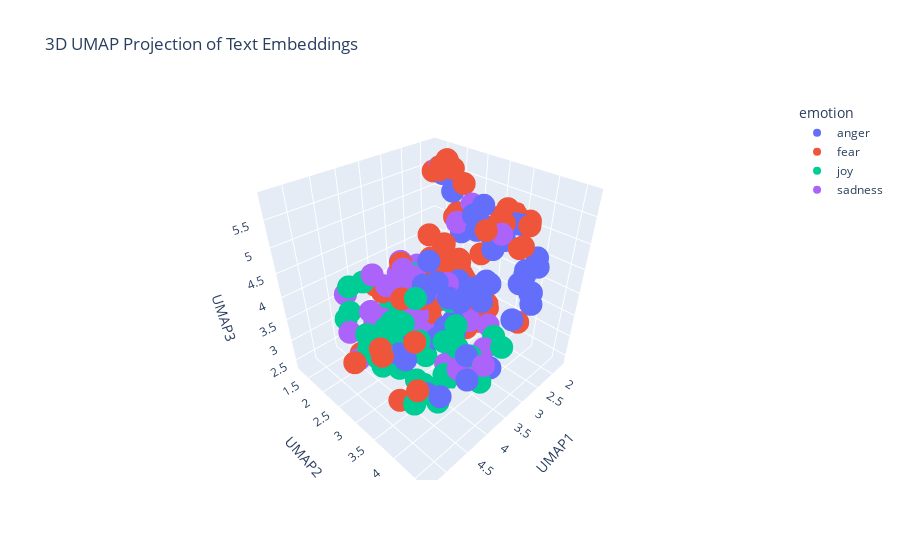

The notebook cell this image was saved under:
### Markdown cell above
---
##### <a id='toc1_5_8_1_1_'></a>[**>>> Exercise 4 (Take home):**](#toc0_)

Apply UMAP to the same embeddings to reduce the dimensionality to 3D vectors and plot the 3D graph, discuss the differences and similarities with the 2D graph.

### Code cell
# Answer here
"""
Differences:
Dimensional Reduction: 3D preserves more structure from the original high-dimensional embedding space because it retains an extra axis while the 2D
plot compresses all variability into two axes, which can cause overlapping clusters that are actually separable in higher dimensions
Cluster Separation: In 3D, some some emotion clusters that looked merged in 2D may appear more distinct because they have separation along the third axis,
while in 2D subtle variations in intensity or subclusters often become less visible
Interpretability: 2D is easier to visually interpret quickly because it's flat and more compact, while in 3D it is more expressive but harder to read,
such as requiring rotation to see all relationships, and distances can be misleading depending on the viewing angle
Visual Complexity: 2D is cleaner and better for static presentation while 3D is more interactive and allows users to explore hidden geometric patterns

Similarities:
Overall Cluster Structure: Major emotion groups still form recognizable clusters in both graphs and the global layout remains  broadly consistent
Relative Relationships: Emotions that are similar in meaning still lie near each other in both plots, and points with similar intensity values stay
in roughly the same neighborhoods
Same Underlying Embeddings: Both visualizations come from the same embedding vectors and same UMAP algorithm and the only difference is the
dimensionality of the projection

So 2D UMAP is simpler, easier to read, and good for representations, but may hide cluster separations, while 3D UMAP reveals more structure and
separation but is visually more complex and relies on interaction to interpret well. Overall, despite differences, both preserve the same high-level
cluster structure and semantic relationships between emotions.
"""
# Concatenate the training and test data
combined_df = pd.concat([train_df_new, test_df_new], ignore_index=True)

# Prepare the embeddings for UMAP
# Convert the list of embeddings into a 3D numpy array
X_embeddings = np.array(combined_df['embeddings_values'].tolist())

# Apply UMAP for dimensionality reduction
reducer = umap.UMAP(n_components=3, metric='cosine', random_state=28) 
embedding_3d = reducer.fit_transform(X_embeddings)

# Create a DataFrame for plotting
df_plot = pd.DataFrame(embedding_3d, columns=['UMAP1', 'UMAP2', 'UMAP3'])
df_plot['emotion'] = combined_df['emotion']
df_plot['intensity'] = combined_df['intensity']
df_plot['text'] = combined_df['text']


# Visualize the embeddings with Plotly
fig = px.scatter_3d(
    df_plot,
    x='UMAP1',
    y='UMAP2',
    z='UMAP3',
    color='emotion',  # Color points by the 'emotion' column
    hover_data=['text', 'intensity'],  # Show text and intensity on hover
    title='3D UMAP Projection of Text Embeddings'
)

fig.show()

### Figure 1 — Plotly figure (JSON) as saved in the notebook; plotly's stock layout.template omitted (floating-point values rounded to 4 significant figures)
{"data": [{"customdata": [["@JustPyroNow are you gonna do any kind of community raids when wrath of the machine drops?", 0.375], ["Bitches aggravate like what inspires you to be the biggest cunt known to man kind?", 0.854], ["Guy across from me in a really ugly suit cannot stop expressing his displeasure", 0.5], ["Do not despise the Lord ’s #discipline, do not #resent his rebuke, because the #Lord disciplines those he loves... #Proverbs 3:11-12", 0.5], ["you know cyran still hasn't done makeup based on jeongguk's tiddy like i suggested and i'm #offended", 0.479], ["I get so angry at people that don't know that you don't have a stop sign on Francis and you do at Foster #road ", 0.792], ["I get embarrassed at the slightest things and then I'll fret about it all day I hate it", 0.438], ["I wonder what American city will be next to protest about police shootings. Who's next? Smh. #whenwillitstop #angry #howmanymoretimes", 0.708], ["What the fuck am I supposed to do with no lunch, no dinner, no money and I'm off to work  #hangry #day5", 0.729], ["When you break a record in #madden I wish it didn't say the same shit after every rush like you just broke the record. #shutupphilsimms", 0.812], ["straight people are canoodling on the quad and I'm ", 0.417], ["If someone keeps #laughing at you, don't #fret  . At least u r giving #happiness .'\\n#quotes #quotestoliveby", 0.229], ["@Sophiejulia @CalebAtChipotle @calebpressleyxo relentless pipe thirst #sheltered", 0.438], ["Since the 'update' my @iPhone loses power nearly 40% faster. ", 0.438], ["@BIGGKATZ BUT arms (focused rage) is overpowered, it will be getting nerfed. It'll still be stronger than fury though", 0.468], ["the 1975 are playing antichrist why won't @sundarakarma play hustle it's an outrage", 0.417], ["@LouisFil just curious as to what you mean. No rush, no animosity, no disdain.", 0.458], ["Now that I have my ex's number now its time to prank him. #revenge #prank #whatprankIshoulddo seriously what prank I should I do", 0.5], ["@arppaul @chetanlfc @mannkakhiladi @dey_spandan @umeroffcial  Comparing Akshay Sir with this zandu balm is an insult to Akshay Sir.", 0.5], ["@JasonMillerinDC @realDonaldTrump Prudence suggests that a 8+% bump over 2-3 weeks should be viewed with SKEPTICISM. Media/HRC axis ", 0.5], ["@Trump_Videos she looks completely #rabid @realDonaldTrump", 0.5], ["@RoyEnglish roy as fiery", 0.5], ["Gotta wonder why Caller Max listens to the show in the first place if you so incense him @MSignorile", 0.375], ["@sippycoups if it hurts too much to eat, i read somewhere that marshmallows are good bc they are soft and don't irritate", 0.375], ["Follow up. Follow through. Be . #success", 0.125], ["Cheap pout my brodcast", 0.232], ["follow my girl tiff she only got 3 followers💖💘💖💘💘 @00tiffanyr", 0.188], ["Grateful for all the hungry people in my life! Hungry to learn, change, grow, help, etc - not sure anybody has it better! #relentless", 0.167], ["when you find out the initiative isn't even a thing 😧 ", 0.312], ["If I spend more than £10 in shimmy on £1 drinks I'll be raging, but we all know it's gonna happen", 0.5], ["@JustinRow10 dude the new madden 17? Haha", 0.231], ["This all resent #India #Pakistan problem is save #NawazSharif\\n@ImranKhanPTI\\n@PTIofficial", 0.312], ["Follow me on Snapchat 👻 Carlabtst15 #snapchat ", 0.188], ["Once again the only thing on my feed is naay raging about something and my brother filling in all the gaps", 0.75], ["@warFarePower dip it in boiling water", 0.396], ["Ever put your fist through your laptops screen? If so its time for a new one lmao #rage #anger #hp", 0.646], ["@BonesARP 'That is a disappointment.'\\n\\nHe fakes a pout, then starts to chuckle.", 0.438], ["Unbelievable takes 10 minutes to get through to @BarclaysUK then there's a fault and the call hangs up  #treatcustomersfairly", 0.604], ["@pbhushan1 @IndianExpress so in your opinion is this the worst delhi govt? #acrid  #hypocrisy", 0.526], ["[ @HedgehogDylan ] *she would frown a bit, folding her arms* 'why is it that every time I'm in need of assistance someone expects a lil **", 0.5], ["Just watched Django Unchained, Other people may frown, but I titter in delight! 2/5", 0.229], ["Sometimes I get mad over something so minuscule I try to ruin somebodies life not like lose your job like get you into federal prison #anger", 0.646], ["@TrussElise Obama must be fuming.. lol", 0.5], ["I think @Sam_Canaday &amp; @KYLEJDOWSON must actually have to be working like me &amp; @dowson_brady because I havent got any snap chat videos today", 0.25], ["You're so thirsty for the chance to disagree w/ the left, that you don't even realize when something is an affront to your bigoted platform.", 0.5], ["Sorry guys I have absolutely no idea what time i'll be on cam tomorrow but will keep you posted. #fuming", 0.417], ["Eat my ass' is no longer an insult", 0.438], ["@reluctantnicko Don't ask, you don't get. Apologies if I've offended you. All due respect Alan, I think you've been fed duff info.", 0.427]], "hovertemplate": "emotion=anger<br>UMAP1=%{x}<br>UMAP2=%{y}<br>UMAP3=%{z}<br>text=%{customdata[0]}<br>intensity=%{customdata[1]}<extra></extra>", "legendgroup": "anger", "marker": {"color": "#636efa", "symbol": "circle"}, "mode": "markers", "name": "anger", "scene": "scene", "showlegend": true, "type": "scatter3d", "x": [3.634, 1.995, 1.913, 4.422, 2.676, 2.359, 1.948, 2.381, 2.08, 2.503, 3.529, 3.234, 4.097, 2.067, 3.252, 2.133, 3.813, 2.432, 2.575, 2.992, 2.083, 4.081, 2.484, 3.449, 4.842, 3.821, 4.647, 4.746, 2.545, 2.253, 3.808, 2.713, 4.337, 2.901, 3.551, 2.413, 3.312, 2.051, 2.422, 3.677, 4.251, 2.304, 2.899, 4.122, 2.166, 3.443, 1.948, 3.492], "y": [3.721, 4.081, 3.011, 3.737, 3.571, 3.972, 2.023, 4.075, 3.888, 2.705, 2.361, 3.381, 3.83, 2.066, 3.854, 3.023, 3.05, 4.305, 3.111, 3.449, 3.723, 3.366, 3.656, 3.233, 3.568, 4.556, 4.265, 3.605, 2.72, 2.858, 3.62, 3.136, 4.525, 4.261, 3.552, 4.238, 3.294, 1.789, 3.11, 3.234, 2.357, 4.204, 3.652, 4.309, 3.64, 3.01, 4.013, 2.858], "z": [4.332, 4.422, 4.307, 2.811, 4.147, 4.191, 3.156, 4.525, 4.206, 4.797, 2.747, 2.471, 3.84, 5.259, 4.21, 4.769, 4.424, 3.955, 5.268, 5.286, 5.15, 4.545, 4.981, 3.412, 3.895, 3.573, 3.335, 3.732, 3.749, 3.496, 4.451, 5.355, 3.661, 3.853, 3.537, 4.149, 3.509, 5.526, 5.426, 3.278, 2.631, 4.088, 4.356, 3.873, 5.172, 4.279, 4.565, 4.667]}, {"customdata": [["@Theresa_Talbot @fleurrbie Haha...sorry about the dreadful puns... I need to get out more....I've been cooped up lately...", 0.562], ["@AlanAlanconway Same it's good but not great.Don't Breathe is the horror film of the month for me. My Fav horror film of the year (so far)", 0.292], ["shake fries", 0.181], ["I'm used to bears, I'm used to coyotes, I love the idea of wolves. But this is hard. I don't want to be fearful of the meadow or the pines.", 0.688], ["@Melanie_Pierce @HunterHayes awe ain't he a sweetheart? He's adorable! 😊😍❤️", 0.083], ["Just had to reverse half way up the woods to collect the dog n I've never even reverse parked in my life 🙄 ", 0.625], ["@___margs @juliana_f_reyes Hey Michael! Thanks for following up, yeah I think you'd be a terrific contrib. Looping in assoc ed Juliana", 0.25], ["Someone wake me when @Therealkiss make 2016 remix of 'Why'❗️b/w #TerrenceCrutcher #Election2016 #colinkapernick #terrorism #riots this 2much", 0.688], ["Even death is unreliable. Instead of zero it may be some ghastly hallucination, such as the square root of minus one.  Samuel Beckett", 0.688], ["Hope was an instinct only the reasoning human mind could kill. An animal never knew despair.", 0.521], ["Late night #thoughts. Feeling .", 0.5], ["@realDonaldTrump @KellyannePolls New campaign slogan idea...'I know you are but what am I?' #bully #Trump2016 #yourefired #deflect", 0.521], ["Just want Saturday to be over but then again I want to do good #LSAT ", 0.354], ["@sjgreer24 @cciedotnyc @Buttockus @ChrisCJackson @Bayonethics Have you read the OT and Pauline Epistles? They have countless horrid rules", 0.396], ["Sounds like Donald Trump has spent today just making extra, extra sure he'd get those frightened white, conservative, racist votes.", 0.625], ["Put my passport in a safe back after getting back from Australia 🌏. Only problem is now I can't remember where the safe is!! #panic 🛂", 0.75], ["Saga: When all of your devices and teles fail just in time for bake off  #gbbo", 0.583], ["Super shitting it about this tattoo ", 0.604], ["Wish I was a kid again. The only stressful part was whether Gabriella and Troy would get back together or not. #hsm2 ", 0.458], ["That's fucking horrific defending from Schalke", 0.562], ["$100 says Teufel is 'reassigned' within the organization before next year, but I wish it was sooner... #Mets #thirdbasecoach  #lgm", 0.417], ["Some questions you get on Twitter make you want to despair. We've been so battered. We complain but aren't convinced things could be better.", 0.66], ["That feeling you get when you know the information but scared you might do bad on a test #collegelife #nervous 😥😥", 0.854], ["@p4pictures it would be great but what if the card crashes 😱. It's happened to me twice #nightmare", 0.854], ["Hennessey - dreadful. Mutch - is he even on the pitch? Fryers - out of his depth unfortunately. #CPFC", 0.417], ["Today was horrible and it was only half a day", 0.854], ["I can't imagine keeping malice with my brothers!! I shudder when I see siblings estranged and all", 0.667], ["mattmilne76 Thank you for letting us know!  Please do not hesitate to contact us in the future, if our assistance is needed. Thank you!", 0.146], ["Recording some more #FNAF and had to FaceTime my mum to let her know I was okay after I let out a high pitched scream 😂  #suchagirl", 0.458], ["@falklands_utd @mauriciomacri \\nbecause distrust in life , Argentina has a lot of heart and this President is worth every vote.", 0.312], ["The radio just told me Lady GaGa is going country, which is like if the Beatles decided to do opera singing for their final albums #awful", 0.375], ["Unruly kids at 8am in the morning #nothanks ripping the flower beds up by the roots while their parents watch ", 0.322], ["@MikeGrunwald Anything is better than a Trump ramble. He is awful. Truly truly awful.", 0.625], ["@eileen_davidson on RHOBH, you just do not want to assume an affair while you were married so you criticize @LisaVanderpump! #awful", 0.479], ["Rojo is shocking.......absolutely shocking !!!", 0.625], ["My view of the human being is as a dynamic expression of the Cosmos we exist within #humanism #awe", 0.142], ["Now this is getting out of hand. I'm freaked out by this death...and I'm God!! #mommaGrendel ", 0.812], ["my mom recorded nightmare before Christmas for me 😍😍😍 I LOVE IT 💕", 0.14], ["I like the commercial where @kohara19, on a chocolate milk bender, steals a soccer ball from some guys and refuses to give it back. #bully", 0.396], ["@bobcesca_go @sesmithesq \\nDidn't Florida 2000 teach you anything? I live here in Palm Beach County and lived through that nightmare.", 0.604], ["When a guy comes on the train that smells like a mixture of a damp dog, old sweat and sewage works!!!! #gross  #getoffthetrain #smelly", 0.438], ["@BartholomewD It's -terrible-! We're going to the local fish/chip place in Kirribilli ", 0.354], ["My bus was in a car crash... I'm still shaking a bit... This week was an absolute horror and this was the icing on the cake... ", 0.92], ["@JasonBHampton it's Bowers. I went and drove it for a while this evening #horrible", 0.447], ["I'm scared that my coworkers are going to submit me to one of those 'wardrobe makeover' shows.  #fashion", 0.5], ["#WTF @NYSCHereToHelp @NYSC allows #gym #bully #atmosphere! #jumpship #nasty #atmosphere #unprofessional", 0.479], ["Donnie trumpeter is a vapid and vacant vile viper slithering through the landscape and playing on the gears of the fearful and afraid.", 0.604], ["Super shitting it about this tattoo #nervous", 0.88], ["@mikebairdMP @AndrewConstance @nswtaxi how many sex cases u need before u guys learn UBER is shocking to the consumer unregulated", 0.646], ["@Netflix_ME penny dreadful season 3?", 0.3], ["I seem to alternate between 'sleep-full' and sleepless nights. Tonight is a sleepless one. 😕 #insomnia  #notfair", 0.583], ["On @Varneyco/@FoxBusiness to talk latest on #Chelsea Bombing + #Ahmad_Khan_Rahami's trips to #Afghanistan/#Pakistan #tcot ", 0.604], ["@AttentiAlGatto LOL! Why would it scare me? It doesn't make any sense at all but it doesn't scare me! {chuckles}", 0.292], ["Staff on @ryainair FR1005. Asked for info and told to look online. You get what you pay for. #Ryanair @STN_Airport #Compensation ", 0.312], ["If i start growing out my mustache now, I can be Pablo Escobar for Halloween!!!", 0.25], ["The Apocalypse has hit our gym and it's  nothing what I thought it would be...\\n\\nEveryone is wearing vests! What if it's contagious? #afraid", 0.812], ["Trying to book holiday flights on @britishairways website is becoming a ", 0.312], ["Losing to Villa...'@M0tivati0nQuote: Most of the things people worry about are things that won't even matter to them a few months from now.'", 0.311], ["Thanks for ripping me off again #Luthansa €400 not enough for a one way flight to man from Frk then €30 for a bag then free at gate ", 0.375], ["So about 18mths ago i signed up to @Lumo_Energy for their @VirginAustralia / Velocity FF deal. 18 months in still no FF points ", 0.271], ["@fatgirlhealthy @MBSCBILL ....so that what do to use violence and intimidation for a polictical agenda.; aka terrorism?", 0.667], ["So about 18mths ago i signed up to @Lumo_Energy for their @VirginAustralia / Velocity FF deal. 18 months in still no FF points #shocking", 0.479], ["“We can easily #forgive a #child who is #afraid of the #dark; the real #tragedy of #life is when #men are #afraid of the #light.”–Plato", 0.375], ["You want  bad service use #frontier they have #terrible service. Go to #AT&amp;T anybody is better. I am going to complain to better business", 0.333]], "hovertemplate": "emotion=fear<br>UMAP1=%{x}<br>UMAP2=%{y}<br>UMAP3=%{z}<br>text=%{customdata[0]}<br>intensity=%{customdata[1]}<extra></extra>", "legendgroup": "fear", "marker": {"color": "#EF553B", "symbol": "circle"}, "mode": "markers", "name": "fear", "scene": "scene", "showlegend": true, "type": "scatter3d", "x": [3.628, 5.303, 3.154, 2.43, 4.78, 2.317, 5.183, 2.42, 2.164, 2.814, 3.575, 2.17, 3.683, 2.351, 1.88, 2.009, 2.424, 1.844, 3.798, 2.039, 3.548, 3.023, 1.864, 2.0, 2.164, 2.129, 2.587, 5.155, 2.504, 3.276, 1.717, 2.007, 1.753, 1.859, 2.471, 4.224, 1.96, 4.967, 4.703, 2.442, 1.723, 1.974, 1.818, 1.887, 1.838, 1.768, 1.935, 1.748, 2.173, 4.93, 3.491, 2.984, 2.335, 2.163, 2.362, 1.864, 2.153, 3.221, 2.291, 2.044, 2.433, 2.147, 2.243, 1.865], "y": [2.819, 3.027, 3.194, 2.077, 3.903, 1.857, 3.564, 3.994, 2.81, 2.19, 1.616, 3.908, 1.745, 3.523, 3.73, 2.009, 1.785, 2.092, 1.699, 2.47, 2.185, 2.426, 2.193, 2.594, 2.294, 1.853, 4.186, 3.562, 2.94, 3.007, 3.001, 2.803, 3.355, 3.221, 2.497, 2.964, 3.016, 3.678, 3.782, 2.367, 2.838, 2.315, 2.097, 2.181, 2.682, 2.692, 3.761, 2.254, 2.162, 2.673, 1.486, 3.634, 3.137, 1.838, 3.332, 2.563, 1.628, 2.313, 1.918, 1.882, 3.931, 1.987, 2.519, 2.169], "z": [3.926, 3.654, 2.877, 2.884, 3.289, 3.279, 4.218, 4.973, 3.003, 2.812, 3.445, 5.234, 3.66, 5.209, 5.118, 3.368, 4.353, 3.665, 3.756, 4.936, 4.353, 4.342, 3.244, 3.304, 4.923, 3.835, 3.576, 4.053, 2.663, 4.977, 4.944, 4.164, 5.121, 5.213, 5.016, 4.307, 3.028, 3.036, 4.183, 3.932, 4.519, 4.736, 3.586, 4.388, 3.032, 4.623, 5.186, 3.259, 5.758, 3.377, 3.497, 5.349, 2.848, 5.716, 3.309, 3.192, 5.563, 3.418, 5.695, 5.821, 4.916, 5.856, 2.74, 5.383]}, {"customdata": [["tfw you're en-route to your future :) !! @HUCJIR i'm coming for ya! #openhouse #futurecantor  #NYCletsgo", 0.56], ["It's Thursday which means it's Grey's day #TGIT ", 0.656], ["Update: I have yet to hang out with @MisElizaJane, but I'm still hopeful! #optimism", 0.462], ["Go follow #beautiful #Snowgang ♥@Amynicolehill12 ♥ #Princess #fitness #bodyposi #haircut #smile #Whitegirlwednesday", 0.604], ["The bounty hunter things a bit lively", 0.262], ["It's just the lack of company and liveliness out here that makes me bored.", 0.058], ["@biggerthanyuu He's flushed upon hearing the feeling is reciprocated. He's elated to shove himself right into his arms and hug him tightly.+", 0.5], ["We are elated to have @lisavol, Sid Espinosa and @dyuliharris, ready to inspire innovative students!!  @knightfdn @MicrosoftSV @JessicaWeare", 0.7], ["@UKLittleKitchen Defo a hearty root veg gratin. Nice comfort food as Autumn kicks in", 0.48], ["@elena_yip My random guesses for you! A potential Amelie, Kenneth of 30 Rock (but YA instead of TV) &amp; maybe w/ the optimism of Lara Jean?", 0.36], ["@FullTimeDEVILS Memphis looking bright. Rojo looking like Rojo.", 0.473], ["Meanwhile, the so-called M’s fans sit there knitting or sleeping not sure which but they certainly aren’t cheering like the other teams fans", 0.271], ["*violently screams at the four winds* WE AINT EVER GETTING OLDER *cute jovial rhythm starts* *moves hips along and waves arms in the air*", 0.604], ["What a great training course, lots of photos, fun and laughter. Photo's will be up soon #Boostercourse #fun ", 0.74], ["@MerenthaProphet - the Hunter in this way, content and joyous in simple, domestic bliss? I cannot wait for word of who you truly are to -", 0.349], ["I found #marmite in Australia. `:) ", 0.558], ["Ooh #hygge, candles, jasmine tea &amp; #GBBO ", 0.68], ["@carysmithwriter @Maria_Savva @RealRockAndRoll We're the least known band in the World, but so glad you asked #muchlove ", 0.5], ["@weebtard sparkling water wyd", 0.229], ["@ItWontCostMuch_ 'Bed done... floor will be done last... curtains! A-hah!' She tried to sound all happy and cheery but she really wasn't.--", 0.229], ["@liamch88 yeah! :) playing well ", 0.688], ["@crumpledlinen he chirp", 0.292], ["Icon is pochama.\\nHe is very cute and easily elated.", 0.64], ["@u4uzoma Boss I see you as someone that is jovial and funny. Tho av not met u in person.", 0.5], ["Lmboo , using my nephew for meme ", 0.646], ["Am I watching #BacheloretteAU or Zoolander ? #hilarious #samvrhys", 0.646], ["Smile at people and see what happens.  I think you'll be surprised #smile more #surprisepeople #influenceinternational", 0.729], ["I #rejoice in following your statutes as one rejoices in great riches. -Psalm 119:14 #TheBible", 0.434], ["@Nekudere oh ok, yeah I felt dumb like I think I would have known if it was animated at least lmao", 0.479], ["Turns out 'it' wasn't even anything to be concerned about at all. Im happy and a bit frustrated it took so long to get this answer.", 0.135], ["Make someone happy ^_^", 0.604], ["@BrightPigSEO @BrightPigSEO we provide dignified and professional funerals at prices families can afford #satisfied clients #bright pig", 0.345], ["My future must be bright af.", 0.536], ["Watch this amazing live.ly broadcast by @__.mila.__  #musically", 0.458], ["@iamglenn35 the forth character? No... not gleeful enough...", 0.146], ["@liamch88 yeah! :) playing well #optimism", 0.625], ["@GigaFag @pipertownsend_ snapchat new would beg to differ #optimism", 0.396], ["It feels good to get outside for a minute and get some fresh air.  It's hard to stay cooped up inside all day ", 0.58], ["Our tone of voice: we're like One Direction, we're thoughtful and timid, yet playful", 0.423], ["The smell of freshly cut grass didn't even cheer me up...boy oh boy", 0.229], ["I'm absolutely in love with Laurie Hernandez, she's so adorable and is always so cheerful!", 0.788], ["@Bridget_Jones was joyous. Worried I would be disappointed. Most definitely was not. #chickflick #giggles #comethefuckonbridget", 0.68], ["@diehimbeertonis She developed her 'forced smile'. I can force myself to describe it 'a little hearty maybe, sanki biraz':)", 0.208], ["How can l rule my mind !!!!!! \\nIt's hilarious that you can't 😭😑😮", 0.396], ["@harrietemmett great minds think alike. ", 0.479]], "hovertemplate": "emotion=joy<br>UMAP1=%{x}<br>UMAP2=%{y}<br>UMAP3=%{z}<br>text=%{customdata[0]}<br>intensity=%{customdata[1]}<extra></extra>", "legendgroup": "joy", "marker": {"color": "#00cc96", "symbol": "circle"}, "mode": "markers", "name": "joy", "scene": "scene", "showlegend": true, "type": "scatter3d", "x": [4.778, 4.174, 4.407, 4.684, 4.186, 3.391, 4.247, 5.129, 5.04, 4.616, 4.355, 3.312, 3.161, 4.738, 4.337, 4.721, 4.867, 5.045, 3.628, 3.755, 5.032, 3.583, 4.177, 3.849, 3.292, 3.877, 3.686, 4.576, 3.367, 3.901, 3.59, 4.387, 4.592, 4.192, 4.071, 4.844, 4.133, 3.615, 4.941, 3.434, 4.851, 4.419, 3.692, 2.638, 5.069], "y": [3.368, 1.841, 3.093, 4.255, 2.621, 1.683, 3.296, 3.509, 2.523, 2.996, 3.444, 2.182, 3.158, 3.441, 2.964, 2.215, 2.384, 3.301, 3.644, 2.681, 3.29, 3.654, 3.411, 3.598, 4.379, 4.19, 3.487, 3.718, 3.267, 2.126, 3.479, 4.085, 3.408, 4.658, 3.198, 3.416, 4.041, 1.831, 2.925, 1.47, 3.9, 2.566, 2.969, 3.738, 3.094], "z": [4.38, 4.078, 3.924, 3.232, 3.072, 2.833, 2.686, 4.167, 4.1, 3.942, 4.634, 4.026, 2.733, 3.426, 3.219, 4.423, 4.068, 3.769, 3.791, 2.781, 4.052, 3.27, 2.606, 2.752, 3.554, 3.622, 2.378, 2.857, 3.967, 2.609, 2.45, 4.185, 4.257, 3.606, 3.448, 3.962, 4.037, 2.614, 3.66, 2.744, 3.032, 2.64, 2.693, 2.999, 4.138]}, {"customdata": [["i miss the guy who always make me sulk", 0.604], ["New job training= too much meat eating! Oh well. Also- got approved to drive for Lyft! Just need a car... #day35 #sober", 0.312], ["@TxDMV @ArkansasBBB i filled out the report on #baitswitch by @Carvana lets go get them fines levied. #badbusiness #honoryourdeal #unhappy", 0.542], ["#PeopleLikeMeBecause of some unknown reason but I try to discourage it", 0.278], ["@ThatWhiteSoxFan @tbtrill not as sad as the White Sox playing record ;)", 0.438], ["@DeltaAssist Tried 2 get earlier flt 2day  @BWI Turnd away bcuz it was 2 late Then agent let other pas on #silvereliteleftbehind #unhappy", 0.667], ["What do you get when you cross an #apple tree and a #pine tree? 🍎🌲\\nNothing. You can't cross-pollinate #deciduous and #coniferous #trees.", 0.146], ["@KatieBurnett ha freshers blues would love to re do all again ... ha nice tshirt .. vote for Pedro", 0.167], ["Do not be discouraged by a slowing sales market. This will test your business model and pinpoint #strengths and #weaknesses.' @Ken_Dunn", 0.271], ["@GriffinLaneP @Mediaite The Left has been protected so long, they've lost their reasoning power.", 0.312], ["Well i did hear once before that girls are attracted to men that look like their dad!  👌 #serious", 0.188], ["“The immense importance of football is sometimes scary. When you don’t win you are responsible for so many unhappy people.” - Arsene Wenger", 0.396], ["It's become a verb. 'I'm gonna Villaseñor all those old contacts I don't need anymore.' #sadness @melissavcomedy #waitingforexplanation", 0.542], ["So depressing that it's darker so much earlier now", 0.75], ["Y'all tune into Snapchat for Beans funereal", 0.5], ["@cherrivarisco @audubonsociety Oh yes, males are colourful and the Females are dull, so that they can blend in to their environment.", 0.292], ["Currently unfollowing anything relating to disneyworld or Florida! #holidayblues #depressing #wantogoback 😭💔", 0.75], ["So now... yeah. I'm home again.\\nStill feeling mixed up inside &amp; kinda gloomy. But a little more optimistic that I'll figure this out.", 0.521], ["so gutted i dropped one of my earrings down the sink at school", 0.667], ["@littlemore20 I had a nice Italian ice-cream whilst resting my tired paws. Honey flavoured, naturally! #FurryTails #lost #Venice.", 0.271], ["When will the weeks full of Mondays end?? ", 0.688], ["So @JeffProbst those of us born in 85 have no generation! Where is the gen-less tribe! Ha! #survivor #lost soles", 0.354], ["-- used as a pawn in this red woman's game] For now, try not to fret and act as if nothing is amiss. This is a royal -- @TheLadyOfGlenco", 0.354], ["@TNFryed Jesus, you just made think that of all the Vols v fl games I've seen. I've never seen a win. #depression", 0.833], ["What day is it #lost", 0.5], ["The man who is a pessimist before 48 knows too much; if he is an optimist after it, he knows too little.'\\n-Mark Twain", 0.417], ["@TootingCommon stop!!! Don't make me laugh when I'm being sad.", 0.708], ["The moment of the day when you have to start to plaster a smile in your face. #depression", 0.854], ["@jeremycorbyn @magstogether my god is @jeremycorbyn a full shilling? Seriously you need a major rethink or no lab gove in your lifetime ", 0.417], ["@keyshamackie it's fucking dreadful for live footy matches", 0.571], ["The fact I haven't had to wear a bra for a week and knowing I'll have to start wearing one again after tomorrow is depressing 🙄🙄", 0.646], ["When you have 15 doe run the opposite side of you 🙁 #depression", 0.854], ["So I tried to give her time to sober up, while waiting at the our friend's house. 2 hours later, gal wake up out her nap to vomit again.", 0.438], ["Sometimes people leave you halfway through the wood. Do not let it grieve you, no one leaves for good. #youarenotalone #nooneisalone", 0.417], ["@RiRiMathew even when we're fighting I'm laughing. I probably have serious ingrained issues😂🤗", 0.146], ["aaahhhh! a little @OtisRedding to soothe the soul. #music ", 0.25], ["yesterday i finished watching penny dreadful and from all the beautiful things i saw one question remains: were the writers HIM's fans?", 0.312], ["@OHSOVICTORIOUS_ @FaZeAdapt We all seen it coming.. it's sad. But her Instagram comments on her pics are funny. Adapts fans blew it up 😂😂😂", 0.354], ["I'd rather laugh with the rarest genius, in beautiful alliance with his own being, where he kept his sadness. #melancholy", 0.688], ["If you #invest in my new #film I will stop asking you to invest in my new film. #concessions #crime #despair #shortsightedness #celebrities", 0.458], ["Wow just watched Me Before You and it was seriously one of the most depressing movies of my life", 0.667], ["Hello my dear friends, I will be back online this Friday night. I miss you! #sober #sobriety #recovery", 0.417], ["@LeePorter94 @DomMcGovern_ hi Dom I saw u at Notts county away, looking for 1 mufc away ticket will pay ", 0.312]], "hovertemplate": "emotion=sadness<br>UMAP1=%{x}<br>UMAP2=%{y}<br>UMAP3=%{z}<br>text=%{customdata[0]}<br>intensity=%{customdata[1]}<extra></extra>", "legendgroup": "sadness", "marker": {"color": "#ab63fa", "symbol": "circle"}, "mode": "markers", "name": "sadness", "scene": "scene", "showlegend": true, "type": "scatter3d", "x": [3.244, 4.011, 2.012, 3.585, 3.348, 2.109, 2.561, 4.805, 3.606, 2.572, 3.248, 3.0, 3.5, 3.124, 4.072, 3.346, 2.838, 3.747, 2.425, 4.765, 2.911, 4.109, 3.775, 2.967, 4.042, 2.803, 2.913, 3.019, 2.87, 2.021, 2.897, 2.945, 3.845, 3.247, 3.001, 5.139, 5.03, 4.134, 3.193, 2.946, 2.947, 3.925, 4.174], "y": [1.712, 1.87, 1.913, 3.39, 2.291, 1.742, 3.529, 2.881, 2.672, 3.646, 3.867, 2.335, 2.655, 1.369, 4.611, 3.719, 1.333, 1.776, 1.414, 2.157, 1.437, 2.449, 2.944, 1.82, 1.964, 2.214, 3.346, 1.761, 2.923, 2.519, 1.332, 1.634, 1.758, 1.814, 3.81, 2.739, 2.729, 4.168, 1.832, 2.795, 1.242, 1.934, 2.968], "z": [2.547, 3.045, 5.705, 2.687, 4.023, 5.661, 3.116, 4.322, 3.463, 5.131, 2.79, 3.561, 3.784, 3.066, 3.84, 2.961, 3.476, 2.941, 3.476, 4.264, 3.788, 4.259, 3.335, 3.687, 4.228, 2.652, 3.321, 3.007, 5.198, 5.126, 3.447, 3.171, 2.853, 2.839, 2.969, 4.009, 3.336, 3.493, 2.552, 3.914, 3.295, 3.123, 4.864]}], "layout": {"autosize": true, "legend": {"title": {"text": "emotion"}, "tracegroupgap": 0}, "scene": {"aspectmode": "auto", "aspectratio": {"x": 1.027, "y": 0.978, "z": 0.9959}, "domain": {"x": [0, 1], "y": [0, 1]}, "xaxis": {"title": {"text": "UMAP1"}, "type": "linear"}, "yaxis": {"title": {"text": "UMAP2"}, "type": "linear"}, "zaxis": {"title": {"text": "UMAP3"}, "type": "linear"}}, "title": {"text": "3D UMAP Projection of Text Embeddings"}}}
